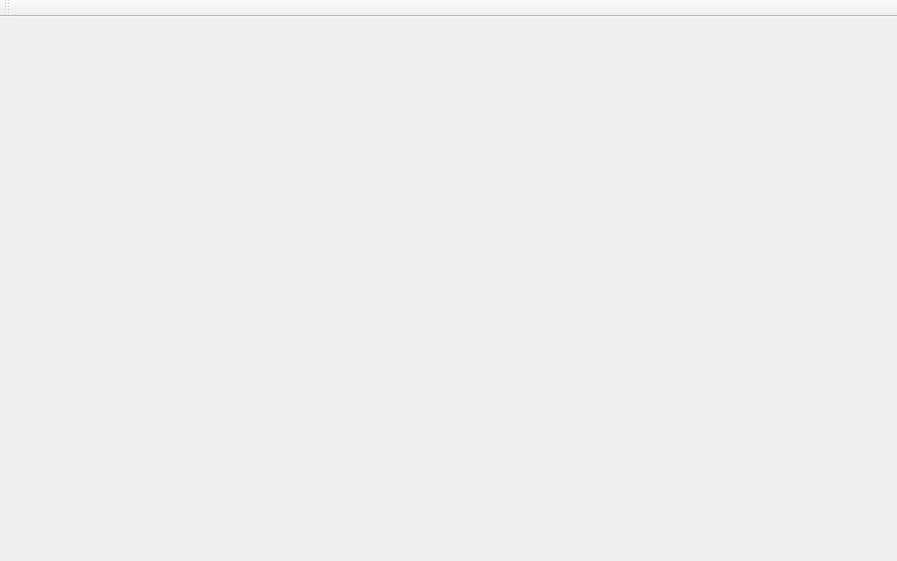
<?xml version="1.0" encoding="UTF-8"?>
<ui version="4.0">
 <class>MainWindow</class>
 <widget class="QMainWindow" name="MainWindow">
  <property name="geometry">
   <rect>
    <x>0</x>
    <y>0</y>
    <width>897</width>
    <height>561</height>
   </rect>
  </property>
  <property name="windowTitle">
   <string>MainWindow</string>
  </property>
  <widget class="QWidget" name="centralWidget"/>
  <widget class="QMenuBar" name="menuBar">
   <property name="geometry">
    <rect>
     <x>0</x>
     <y>0</y>
     <width>897</width>
     <height>21</height>
    </rect>
   </property>
  </widget>
  <widget class="QToolBar" name="mainToolBar">
   <attribute name="toolBarArea">
    <enum>TopToolBarArea</enum>
   </attribute>
   <attribute name="toolBarBreak">
    <bool>false</bool>
   </attribute>
  </widget>
 </widget>
 <layoutdefault spacing="6" margin="11"/>
 <resources/>
 <connections/>
</ui>
